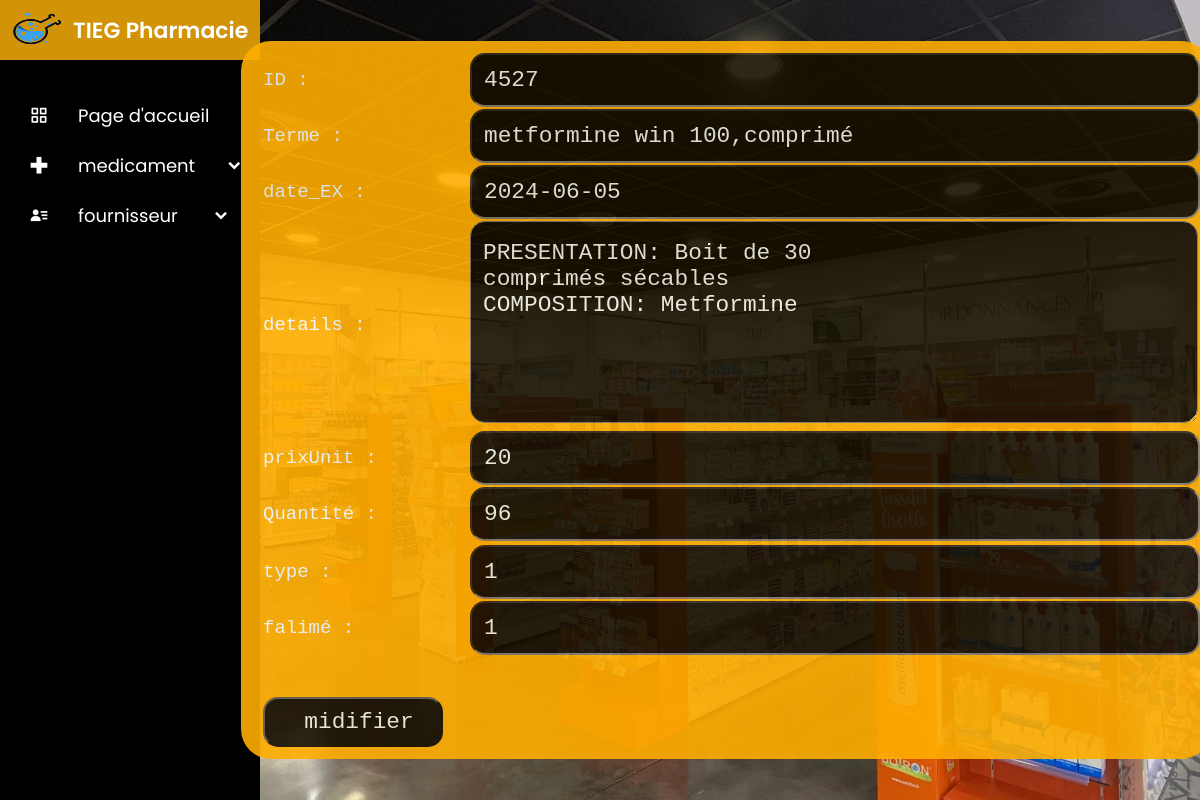
/medicament/edit/4527, run on the app's committed database.
### tables this page shows
CREATE TABLE IF NOT EXISTS `medicament` (
  `id_medica` int NOT NULL AUTO_INCREMENT,
  `Terme` varchar(155) NOT NULL,
  `date_EX` date NOT NULL,
  `details` text NOT NULL,
  `prixUnit` int NOT NULL,
  `Quantite` int NOT NULL,
  `id_type` int NOT NULL,
  `id_famile` int NOT NULL,
  PRIMARY KEY (`id_medica`),
  KEY `type_medica` (`id_type`),
  KEY `id_famile` (`id_famile`)
);

### Controllers/medicamentController.php (called while the page is built, shortened)
<?php
class medicamentController{
    public function edit($id){
        require_once('./view/nav.php');
        require_once('./view/editMedicaView.php');
    }
}
?>

### view/editmedicaView.php (the view, shortened to what this page needs)
<?php
require_once('./Controllers/medicamentController.php');
require_once("connexion.php");
$sql="SELECT * FROM medicament WHERE id_medica=$id";
$req=$cnx->prepare($sql);
$req->execute();
$data=$req->fetchAll();
foreach($data as $result){
    $id=$result['id_medica'];
    $Terme=$result['Terme'];
    $date_EX=$result['date_EX'];
    $details=$result['details'];
    $prixUnit=$result['prixUnit'];
    $Quantite=$result['Quantite'];
    $type=$result['id_type'];
    $familé=$result['id_famile'];
}
?>
<!DOCTYPE html>
<html lang="en">
<head>
    <link rel="stylesheet" href="http://localhost/PHARMACYTIEG/mvcc/view/style/editMedica.css">
</head>
<body>
    <section>
    <form action="" method="POST" >
    <table >
            <tr><td >ID :</td>
                <td ><input type="number" name="id_medica" value="<?php echo htmlspecialchars($id) ;?>" readOnly ></td>
            </tr>
            <tr><td>Terme :</td>
                <td><input type="text" name="Terme" value="<?php echo htmlspecialchars($Terme);?>" ></td>
            </tr>
            <tr><td>date_EX :</td>
                <td><input type="text" name="date_EX" value="<?php echo htmlspecialchars($date_EX) ;?>" ></td>
            </tr>
            <tr>
                <td>details :</td>
                <td><textarea name="" id="" cols="80" rows="7" ><?php echo htmlspecialchars($details) ;?></textarea></td>
            </tr>
            <tr><td>prixUnit :</td>
                <td><input type="number" name="prixUnit" value="<?php echo htmlspecialchars($prixUnit) ;?>" ></td>
            </tr>
            <tr><td>Quantité :</td>
                <td><input type="number" name="prixUnit" value="<?php echo htmlspecialchars($Quantite) ;?>" ></td>
            </tr>
            <tr>
            <tr><td>type :</td>
                <td><input type="text" name="id_type" value="<?php echo htmlspecialchars($type) ;?>" ></td>
            </tr>
            <tr><td>falimé :</td>
                <td><input type="number" name="id_famile" value="<?php echo htmlspecialchars($familé) ;?>" ></td>
            </tr>
            <tr>
                <td><input type="submit" name="modifier" value="midifier" class="submit"></td>
            </tr>
        </table>
    </form>
    </section>
</body>
</html>

### view/style.css (style rules this page uses)
* { margin: 0; padding: 0; font-family: 'Poppins', sans-serif; }

### view/style/editMedica.css (style rules this page uses)
* { font-family: 'Poppins', sans-serif; }
section { background-image: url('http://localhost/PHARMACYTIEG/mvcc/image/6.webp'); background-size: 100% 100%; height: 800px; display: flex; justify-content: center; margin-left: 230px; }
table { background-color: rgb(254, 173, 0); opacity: 0.9; width: 970px; height: 500px; margin-top: 41px; color: aliceblue; border-radius: 30px; margin-left: 22px; padding: 10px; }
td { padding-left: 10px; padding-right: 15px; border-left: 0px; border-right: 0px; height: 40px; border-radius: 0px; font-size: 19px; font-family: 'Courier New', Courier, monospace; }
input,textarea { width: 100%; }
input { font-size: larger; font-family: 'Courier New', Courier, monospace; height: 50px; background-color: black; opacity: 0.9; color: aliceblue; border-radius: 15px; padding-left: 12px; }
textarea { font-size: larger; font-family: 'Courier New', Courier, monospace; background-color: black; opacity: 0.9; color: aliceblue; border-radius: 15px; padding-left: 12px; padding-top: 18px; }
.submit { width: 180px; margin-top: 40px; }

### data on the page
medicament: id_medica "4527", Terme "metformine win 100,comprimé", date_EX "2024-06-05", details "PRESENTATION: Boit de 30 comprimés sécables COMPOSITION: Metformine", prixUnit "20", prixUnit "96", id_type "1", id_famile "1"
